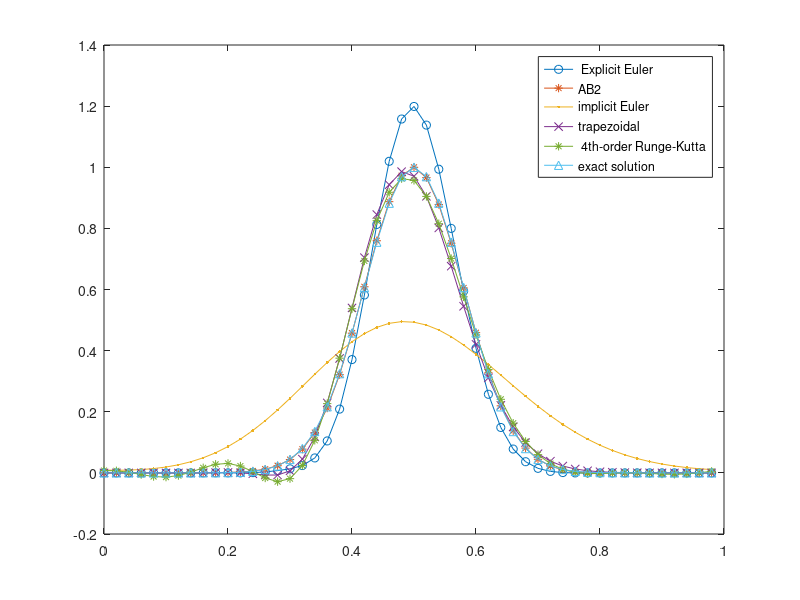

Here is the MATLAB script that generated this plot:
%% 1D problem
clear all; % clear all data
low=0; % define my low and high spatial boundary
high=1;
M=50; % number of grids
a=1; % a is the coefficient
dx=(high-low)/M;
out=[]; % output file which the solution of each time ste can be found here
un=zeros(1,M); % initialize my IC vector;
pos=(high-low)/(M)*([0:(M-1)]); % calculate position value at each grid
%% set IC
for i=1:M
    un(i)=exp(-0.5*((pos(i)-0.5)/0.08)^2);
end
u_ic=un; %% save my IC so I can compare with my soilution
%% set A
A=zeros(M); % initialize matrix A
for i=3:M-2
A(i,i-2:i+2)=[1 -8 0 8 -1];
end
A(1,1:3)=[0 8 -1];
A(1,end-1:end)=[1 -8];
A(2,1:4)=[-8 0 8 -1];
A(2,end)=1;
A(M-1,1)=-1;
A(M-1,end-3:end)=[1 -8 0 8];
A(M,1:2)=[8 -1];  
A(M,M-2:M)=[1 -8 0];  
un=un.';
operator_4O_center=1/12/dx*A; % Define my 2nd-order centered differences operator;
t=0;
%% different time martching methods
% Explicit Euler
h=dx*a*0.1; % Courant number=0.1
for i=1:(1/h)+1
    unp1=un-operator_4O_center*un*h; % unp1 stands for Un+1;
    un=unp1;
    out=[out ; t unp1.'];
    t=t+h;
end
plot(pos,out(end,2:end),'o-');
hold on;

% % AB2
h=dx*a*0.1; % Courant number=0.1
t=0;
out=[];
unm1=u_ic.';
un=unm1-operator_4O_center*unm1*h;
dunm1dt=(un-unm1)/h;
for i=1:((1/h)-1)
    unp1= un+1/2*h*(-3*operator_4O_center*un-dunm1dt);
    dundt=(dunm1dt+2/h*(unp1-un))/3;
    out=[out ;  t unp1.'];
    t=t+h;
    unm1=un;
    un=unp1;
    dunm1dt=dundt;
%     plot(pos,unp1,'o-');
%     pause(0)
end
plot(pos,out(end,2:end),'*-');




%% implicit Euler
h=a*dx; % Courant number=1
out=[];
un=u_ic.';
A=(h*operator_4O_center+eye(M));
for i=1:(1/h)
    unp1=A\(un);
    un=unp1;
    out=[out ; t unp1.'];
%     plot(pos,unp1,'o-');
%     pause()
end
plot(pos,out(end,2:end),'.-');




%% trapezoidal
h=a*dx; % Courant number=1
out=[];
un=u_ic.';
unp1=un-operator_4O_center*un*h;
dundt=(unp1-un)/h;
for i=1:(1/h)
    unp1=(1/2*h*operator_4O_center+eye(M))\(un+1/2*h*dundt);
    dunp1dt=(unp1-un)*2/h-dundt;
    out=[out ; t unp1.'];
    un=unp1;
    dundt=dunp1dt;
%     plot(pos,unp1,'o-');
%     pause(0)
end
plot(pos,out(end,2:end),'x-');


%% 4th-order Runge-Kutta methods
h=a*dx; % Courant number=1
out=[];
un=u_ic.';
for i=1:(10/h)
    unp1d2_1=un-1/2*h*operator_4O_center*un;
    unp1d2_2=un-1/2*h*operator_4O_center*unp1d2_1;
    unp1_bar=un-h*operator_4O_center*unp1d2_2;
    unp1=un+1/6*h*(-operator_4O_center*(un+2*unp1d2_1+2*unp1d2_2+unp1_bar));
    un=unp1;
    out=[out ; t unp1.'];
%     plot(pos,unp1,'o-');
%     pause(0)
end
plot(pos,out(end,2:end),'-*');


plot(pos,u_ic,'-^');
legend(' Explicit Euler','AB2','implicit Euler','trapezoidal',' 4th-order Runge-Kutta','exact solution');
